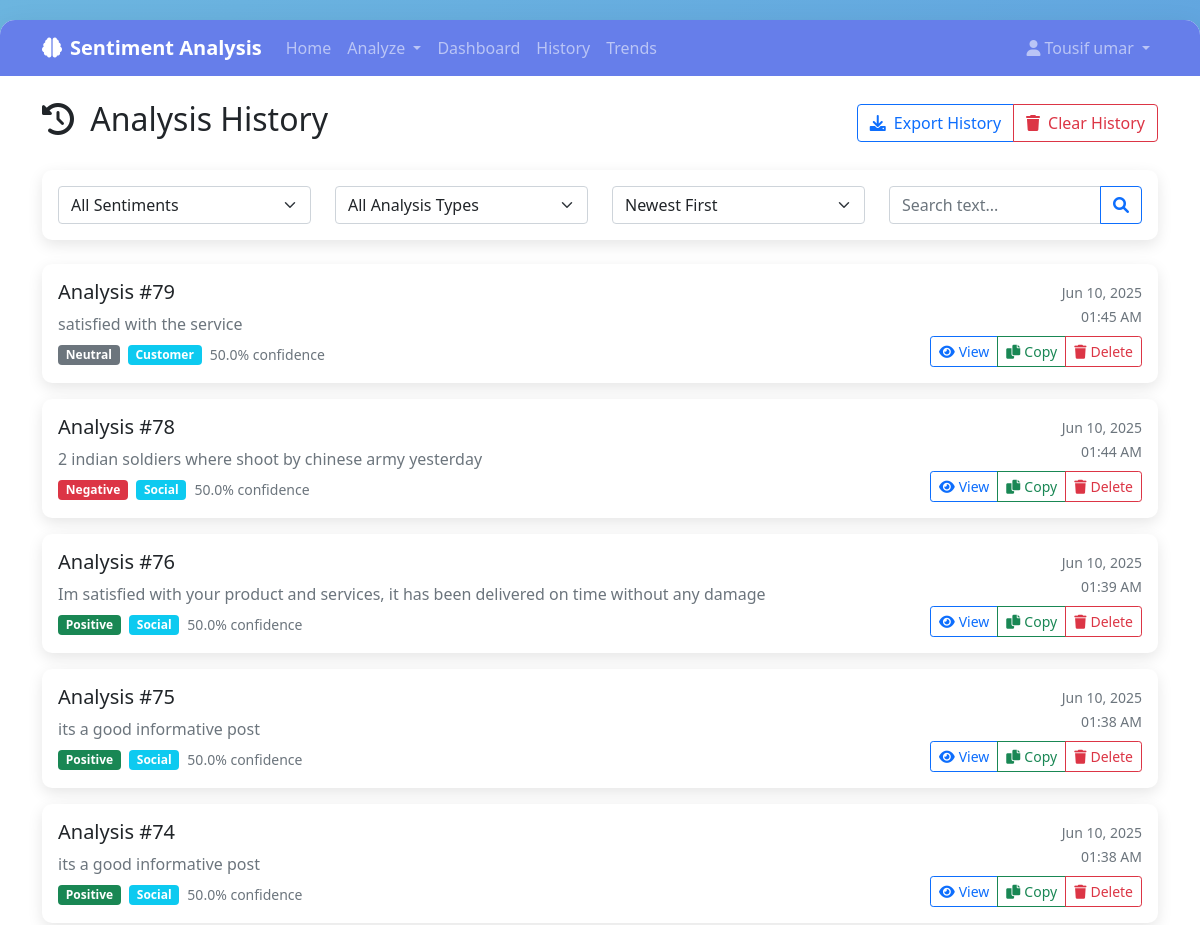
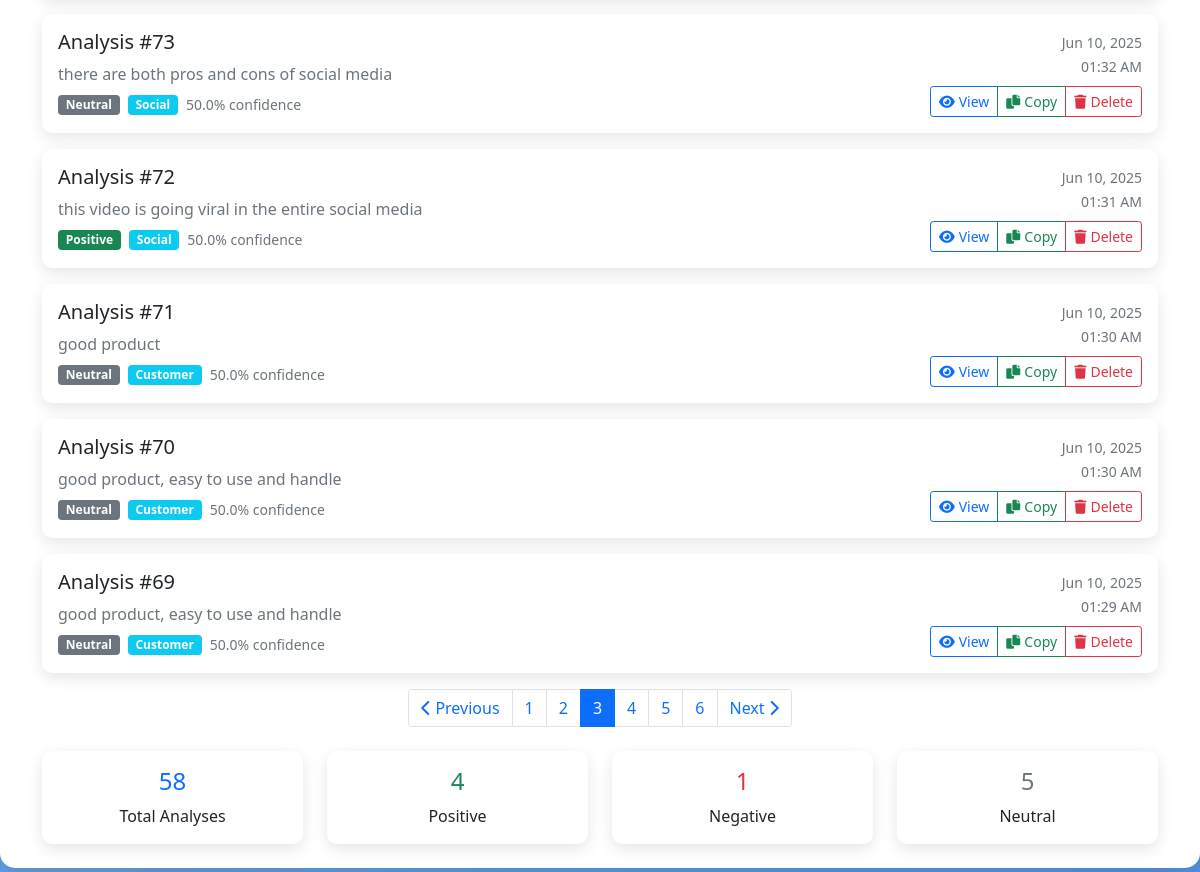
/history?page=3 (signed in), run on the app's committed database (2 pictures, top to bottom).
### app.py (models this page shows)
class SentimentAnalysis(db.Model):
    id = db.Column(db.Integer, primary_key=True)
    user_id = db.Column(db.Integer, db.ForeignKey('user.id'), nullable=True)
    text_content = db.Column(db.Text, nullable=False)
    analysis_type = db.Column(db.String(50), nullable=False)  # basic, detailed, psychological, social
    sentiment = db.Column(db.String(20), nullable=False)  # positive, negative, neutral
    confidence_score = db.Column(db.Float, nullable=False)
    emotions = db.Column(db.Text, nullable=True)  # JSON string of emotions
    psychological_insights = db.Column(db.Text, nullable=True)
    keywords = db.Column(db.Text, nullable=True)  # JSON string of keywords
    category = db.Column(db.String(50), nullable=True)
    created_at = db.Column(db.DateTime, default=datetime.utcnow)

### app.py (the view)
@app.route('/history')
def analysis_history():
    if 'user_id' not in session:
        return redirect(url_for('login'))
    page = request.args.get('page', 1, type=int)
    analyses = SentimentAnalysis.query.filter_by(user_id=session['user_id']).order_by(SentimentAnalysis.created_at.desc()).paginate(
        page=page, per_page=10, error_out=False)
    return render_template('history.html', analyses=analyses)

### templates/history.html (shortened to what this page needs)
{% extends "base.html" %}
{% block content %}
<div class="row">
    <div class="col-12">
        <div class="d-flex justify-content-between align-items-center mb-4">
            <h2>
                <i class="fas fa-history me-2"></i>
                Analysis History
            </h2>
            <div class="btn-group">
                <button class="btn btn-outline-primary" onclick="exportHistory()">
                    <i class="fas fa-download me-2"></i>Export History
                </button>
                <button class="btn btn-outline-danger" onclick="clearHistory()">
                    <i class="fas fa-trash me-2"></i>Clear History
                </button>
            </div>
        </div>
    </div>
</div>
<div class="card mb-4">
    <div class="card-body">
        <div class="row align-items-center">
            <div class="col-md-3">
                <select class="form-select" id="filterSentiment" onchange="applyFilters()">
                    <option value="all">All Sentiments</option>
                </select>
            </div>
            <div class="col-md-3">
                <select class="form-select" id="filterType" onchange="applyFilters()">
                    <option value="all">All Analysis Types</option>
                </select>
            </div>
            <div class="col-md-3">
                <select class="form-select" id="sortBy" onchange="applyFilters()">
                    <option value="newest">Newest First</option>
                </select>
            </div>
            <div class="col-md-3">
                <div class="input-group">
                    <input type="text" class="form-control" id="searchText" placeholder="Search text...">
                    <button class="btn btn-outline-primary" type="button" onclick="applyFilters()">
                        <i class="fas fa-search"></i>
                    </button>
                </div>
            </div>
        </div>
    </div>
</div>
{% if analyses.items %}
<div id="analysisContainer">
    {% for analysis in analyses.items %}
    <div class="card mb-3 analysis-item"
         data-sentiment="{{ analysis.sentiment }}"
         data-type="{{ analysis.analysis_type }}"
         data-date="{{ analysis.created_at.isoformat() }}"
         data-confidence="{{ analysis.confidence_score }}">
        <div class="card-body">
            <div class="row">
                <div class="col-md-8">
                    <h5 class="card-title mb-2">Analysis #{{ analysis.id }}</h5>
                    <p class="card-text text-muted mb-2">
                        {{ analysis.text_content[:150] }}{% if analysis.text_content|length > 150 %}...{% endif %}
                    </p>
                    <div class="d-flex align-items-center">
                        <span class="badge bg-{{ 'success' if analysis.sentiment == 'positive' else 'danger' if analysis.sentiment == 'negative' else 'secondary' }} me-2">
                            {{ analysis.sentiment|title }}
                        </span>
                        <span class="badge bg-info me-2">{{ analysis.analysis_type|title }}</span>
                        <small class="text-muted">{{ (analysis.confidence_score * 100)|round }}% confidence</small>
                    </div>
                </div>
                <div class="col-md-4 text-end">
                    <div class="mb-2">
                        <small class="text-muted">
                            {{ analysis.created_at.strftime('%b %d, %Y') }}<br>
                            {{ analysis.created_at.strftime('%I:%M %p') }}
                        </small>
                    </div>
                    <div class="btn-group" role="group">
                        <a href="{{ url_for('view_analysis', analysis_id=analysis.id) }}" class="btn btn-outline-primary btn-sm">
                            <i class="fas fa-eye me-1"></i>View
                        </a>
                        <button class="btn btn-outline-success btn-sm" onclick="copyAnalysis({{ analysis.id }})">
                            <i class="fas fa-copy me-1"></i>Copy
                        </button>
                        <button class="btn btn-outline-danger btn-sm" onclick="deleteAnalysis({{ analysis.id }})">
                            <i class="fas fa-trash me-1"></i>Delete
                        </button>
                    </div>
                </div>
            </div>
        </div>
    </div>
    {% endfor %}
</div>
<nav aria-label="Analysis history pagination">
    <ul class="pagination justify-content-center">
        {% if analyses.has_prev %}
        <li class="page-item">
            <a class="page-link" href="{{ url_for('analysis_history', page=analyses.prev_num) }}">
                <i class="fas fa-chevron-left"></i> Previous
            </a>
        </li>
        {% else %}
        <li class="page-item disabled">
            <span class="page-link"><i class="fas fa-chevron-left"></i> Previous</span>
        </li>
        {% endif %}
        {% for page_num in analyses.iter_pages(left_edge=1, right_edge=1, left_current=2, right_current=2) %}
            {% if page_num %}
                {% if page_num == analyses.page %}
                <li class="page-item active">
                    <span class="page-link">{{ page_num }}</span>
                </li>
                {% else %}
                <li class="page-item">
                    <a class="page-link" href="{{ url_for('analysis_history', page=page_num) }}">{{ page_num }}</a>
                </li>
                {% endif %}
            {% else %}
                <li class="page-item disabled">
                    <span class="page-link">...</span>
                </li>
            {% endif %}
        {% endfor %}
        {% if analyses.has_next %}
        <li class="page-item">
            <a class="page-link" href="{{ url_for('analysis_history', page=analyses.next_num) }}">
                Next <i class="fas fa-chevron-right"></i>
            </a>
        </li>
        {% else %}
        <li class="page-item disabled">
            <span class="page-link">Next <i class="fas fa-chevron-right"></i></span>
        </li>
        {% endif %}
    </ul>
</nav>
<div class="row mt-4">
    <div class="col-md-3">
        <div class="card text-center">
            <div class="card-body">
                <h4 class="text-primary">{{ analyses.total }}</h4>
                <p class="mb-0">Total Analyses</p>
            </div>
        </div>
    </div>
    <div class="col-md-3">
        <div class="card text-center">
            <div class="card-body">
                <h4 class="text-success">{{ analyses.items|selectattr('sentiment', 'equalto', 'positive')|list|length }}</h4>
                <p class="mb-0">Positive</p>
            </div>
        </div>
    </div>
    <div class="col-md-3">
        <div class="card text-center">
            <div class="card-body">
                <h4 class="text-danger">{{ analyses.items|selectattr('sentiment', 'equalto', 'negative')|list|length }}</h4>
                <p class="mb-0">Negative</p>
            </div>
        </div>
    </div>
    <div class="col-md-3">
        <div class="card text-center">
            <div class="card-body">
                <h4 class="text-secondary">{{ analyses.items|selectattr('sentiment', 'equalto', 'neutral')|list|length }}</h4>
                <p class="mb-0">Neutral</p>
            </div>
        </div>
    </div>
</div>
{% endif %}
{% endblock %}

### templates/base.html (style rules this page uses)
body { background: linear-gradient(135deg, #6cb5df 0%, #5390e0 100%); min-height: 100vh; font-family: 'Segoe UI', Tahoma, Geneva, Verdana, sans-serif; }
.card { border: none; box-shadow: 0 5px 15px rgba(0,0,0,0.1); border-radius: 10px; }

### data on the page
SentimentAnalysis: id "79", text_content "satisfied with the service", sentiment "Neutral", analysis_type "Customer", (analysis.confidence_score*100)|round "50.0", created_at "Jun 10, 2025", created_at "01:45 AM"
SentimentAnalysis: id "78", text_content "2 indian soldiers where shoot by chinese army yesterday", sentiment "Negative", analysis_type "Social", (analysis.confidence_score*100)|round "50.0", created_at "Jun 10, 2025", created_at "01:44 AM"
SentimentAnalysis: id "76", text_content "Im satisfied with your product and services, it has been delivered on time without any damage", sentiment "Positive", analysis_type "Social", (analysis.confidence_score*100)|round "50.0", created_at "Jun 10, 2025", created_at "01:39 AM"
SentimentAnalysis: id "75", text_content "its a good informative post", sentiment "Positive", analysis_type "Social", (analysis.confidence_score*100)|round "50.0", created_at "Jun 10, 2025", created_at "01:38 AM"
SentimentAnalysis: id "74", text_content "its a good informative post", sentiment "Positive", analysis_type "Social", (analysis.confidence_score*100)|round "50.0", created_at "Jun 10, 2025", created_at "01:38 AM"
SentimentAnalysis: id "73", text_content "there are both pros and cons of social media", sentiment "Neutral", analysis_type "Social", (analysis.confidence_score*100)|round "50.0", created_at "Jun 10, 2025", created_at "01:32 AM"
SentimentAnalysis: id "72", text_content "this video is going viral in the entire social media", sentiment "Positive", analysis_type "Social", (analysis.confidence_score*100)|round "50.0", created_at "Jun 10, 2025", created_at "01:31 AM"
SentimentAnalysis: id "71", text_content "good product", sentiment "Neutral", analysis_type "Customer", (analysis.confidence_score*100)|round "50.0", created_at "Jun 10, 2025", created_at "01:30 AM"
SentimentAnalysis: id "70", text_content "good product, easy to use and handle", sentiment "Neutral", analysis_type "Customer", (analysis.confidence_score*100)|round "50.0", created_at "Jun 10, 2025", created_at "01:30 AM"
SentimentAnalysis: id "69", text_content "good product, easy to use and handle", sentiment "Neutral", analysis_type "Customer", (analysis.confidence_score*100)|round "50.0", created_at "Jun 10, 2025", created_at "01:29 AM"

### other printed values
{{ session.user_name }} "Tousif umar"
{{ page_num }} "1" "2" "4" "5" "6"
{{ page_num }} "3"
{{ analyses.total }} "58"
